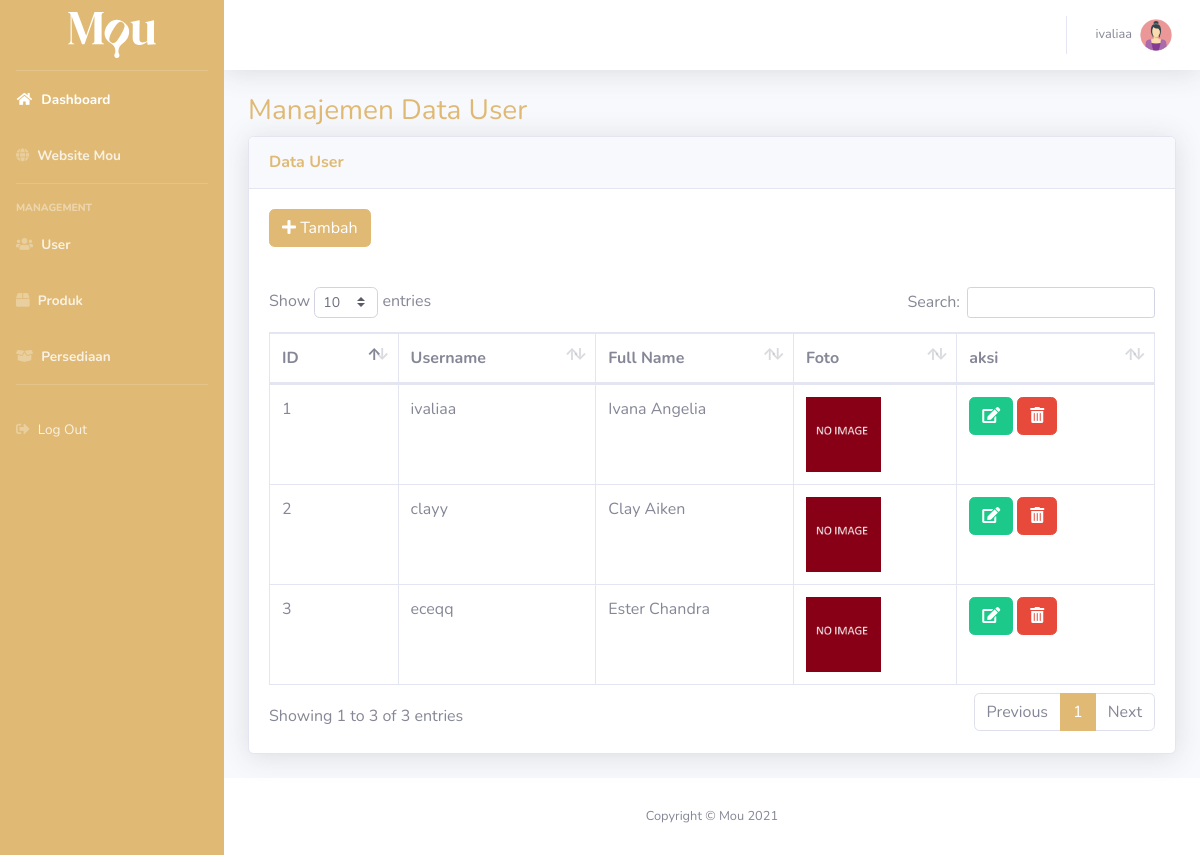
Page /admin/index.php?menu=user (signed in) on the committed database.
### tables this page shows
CREATE TABLE `mou_user` (
  `id` int(11) NOT NULL,
  `username` varchar(60) NOT NULL,
  `fullname` varchar(160) NOT NULL,
  `password` varchar(40) NOT NULL,
  `profil` varchar(40) NOT NULL
);

### admin/user.php (the view, shortened to what this page needs)
<?php
$aksi = isset($_GET['aksi'])?$_GET['aksi']:"";
if($aksi == "tambah") { include "user_tambah.php"; }
else if($aksi == "edit") { include "user_edit.php"; }
else {
?>
                <div class="container-fluid">
                    <h1 class="h3 mb-2 text-primaryx" style="color:#e0ba75";>Manajemen Data User</h1>
                    <div class="card shadow mb-4">
                        <div class="card-header py-3">
                            <h6 class="m-0 font-weight-bold text-primaryx" style="color:#e0ba75";>
                                Data User
                            </h6>
                        </div>
                        <div class="card-body">
                            <a href="index.php?menu=user&aksi=tambah" class="btn btn-custom" >
                                <i class="fas fa-plus"></i> Tambah
                            </a>
                        </div>
                        <div class="card-body">
                            <div class="table-responsive">
                                <table class="table table-bordered" id="dataTable" width="100%" cellspacing="0">
                                    <thead>
                                        <tr>
                                            <th width="50">ID</th>
                                            <th width="100">Username</th>
                                            <th width="100">Full Name</th>
                                            <th width="75">Foto</th>
                                            <th width="100">aksi</th>
                                        </tr>
                                    </thead>
                                    <tbody>
                                        <?php
                                        $no =1;
                                        $sql="SELECT * FROM mou_user";
                                        $query=mysqli_query($con,$sql);
                                        while($row=mysqli_fetch_array($query))
                                        {
                                            $link_hapus= "user_delete.php?id=$row[id]";
                                            $link_edit = "index.php?menu=user&aksi=edit&id=$row[id]";
                                            $foto = "default.jpg";
                                            $link_foto = "../images/produk/$foto";
                                        ?>
                                        <tr>
                                            <td><?=$no;?></td>
                                            <td><?=$row['username'];?></td>
                                            <td><?=$row['fullname'];?></td>
                                            <td>
                                                <img src="<?=$link_foto;?>" width="75" height="75">
                                            </td>
                                            <td>
                                                <a href="<?=$link_edit;?>" class="btn btn-success" >
                                                    <i class="fas fa-edit"></i>
                                                </a>
                                                <a href="<?=$link_hapus;?>" class="btn btn-danger" onclick="return confirm('Apakah ingin menghapus user?')">
                                                    <i class="fas fa-trash-alt"></i>
                                                </a>
                                            </td>
                                        </tr>
                                        <?php
                                        $no++;
                                        }
                                        ?>
                                    </tbody>
                                </table>
                            </div>
                        </div>
                    </div>
                </div>
<?php
}
?>

### admin/index.php (shortened to what this page needs)
<?php
include "connection.php";
?>
<!DOCTYPE html>
<html lang="en">
<head>
    <link href="./themes/vendor/fontawesome-free/css/all.min.css" rel="stylesheet" type="text/css">
    <link href="./themes/css/sb-admin-2.min.css" rel="stylesheet">
    <link href="./themes/vendor/datatables/dataTables.bootstrap4.min.css" rel="stylesheet">
</head>
<body id="page-top">
    <div id="wrapper">
        <?php include "menu.php";?>
        <div id="content-wrapper" class="d-flex flex-column">
            <div id="content">
                <?php include "menu_top.php";?>
                <?php
                $menu=isset($_GET['menu'])?$_GET['menu']:"";
                if($menu == "") { include "dashboard.php"; }
                else if($menu == "user") { include "user.php"; }
                else if($menu == "produk") { include "produk.php"; }
                else if($menu == "persediaan") { include "persediaan.php"; }
                else { include "blank_page.php"; }
                ?>
            </div>
            <footer class="sticky-footer bg-white">
                <div class="container my-auto">
                    <div class="copyright text-center my-auto">
                        <span>Copyright &copy; Mou 2021</span>
                    </div>
                </div>
            </footer>
        </div>
    </div>
</body>
</html>

### admin/menu.php
<ul class="navbar-nav bg_mou sidebar sidebar-dark accordion" id="accordionSidebar">
    <a class="sidebar-brand d-flex align-items-center justify-content-center" href="index.html">
        <img src = "../images/logo-putih.svg" class="col-sm-7">
    </a>
    <hr class="sidebar-divider my-0">
    <li class="nav-item active">
        <a class="nav-link" href="index.php">
            <i class="fas fa-fw fa-home"></i>
            <span>Dashboard</span></a>
    </li>
    <li class="nav-item">
        <a class="nav-link" href="../index.php">
            <i class="fas fa-globe"></i>
            <span><b>Website Mou </b></span></a>
    </li>
    <hr class="sidebar-divider">
    <div class="sidebar-heading">
        Management
    </div>
    <li class="nav-item">
        <a class="nav-link" href="index.php?menu=user">
            <i class="fas fa-users"></i>
            <span><b>User</b></span></a>
    </li>
    <li class="nav-item">
        <a class="nav-link" href="index.php?menu=produk">
            <i class="fas fa-box"></i>
            <span><b>Produk</b></span></a>
    </li>
    <li class="nav-item">
        <a class="nav-link" href="index.php?menu=persediaan">
            <i class="fas fa-box-open"></i>
            <span><b>Persediaan</b></span></a>
    </li>
    <hr class="sidebar-divider">
    <li class="nav-item">
        <a class="nav-link" href="logout.php">
            <i class="fas fa-sign-out-alt"></i>
            <span>Log Out</span></a>
    </li>
</ul>

### admin/menu_top.php (shortened to what this page needs)
<nav class="navbar navbar-expand navbar-light bg-white topbar mb-4 static-top shadow">
    <ul class="navbar-nav ml-auto">
        <li class="nav-item dropdown no-arrow">
            <a class="nav-link dropdown-toggle" href="#" id="userDropdown" role="button"
                data-toggle="dropdown" aria-haspopup="true" aria-expanded="false">
                <span class="mr-2 d-none d-lg-inline text-gray-600 small"><?=$_SESSION['uname'];?></span>
                <img class="img-profile rounded-circle"
                    src="../images/cwe.jpg">
            </a>
        </li>
    </ul>
</nav>

### admin/index.php (style rules this page uses)
.bg_mou { background-color:#e0ba75; }
.btn-custom { background-color:#e0ba75; border-color:#e0ba75; color: white; }

### rows in the picture
mou_user: username "ivaliaa", fullname "Ivana Angelia"
mou_user: username "clayy", fullname "Clay Aiken"
mou_user: username "eceqq", fullname "Ester Chandra"

### other values in the picture
$_SESSION['uname'] "ivaliaa"
